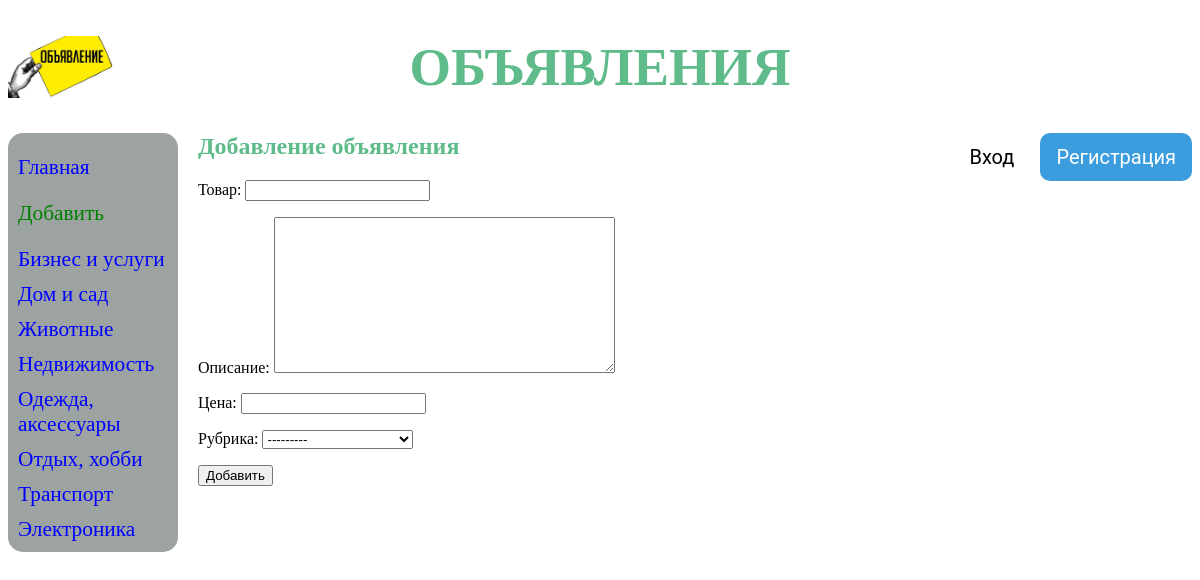
The page /board/add/ on the database its author committed.
### board/models.py (models this page shows)
class Rubric(models.Model):
    name = models.CharField(max_length=20, db_index=True, verbose_name='Название')
    def __str__(self):
        return self.name
    class Meta:
        verbose_name_plural = 'Рубрики'
        verbose_name = 'Рубрика'
        ordering = ['name']

### board/views.py (the view)
# urls.py: path('add/', BoardCreateView.as_view(), name='add'),
class BoardCreateView(CreateView):
    template_name = 'board/create.html'
    form_class = BoardForm
    success_url = reverse_lazy('index')
    def get_context_data(self, **kwargs):
        context = super().get_context_data(**kwargs)
        context['rubrics'] = Rubric.objects.all()
        return context

### board/forms.py
class BoardForm(ModelForm):
    class Meta:
        model = Board
        fields = ('title', 'content', 'price', 'rubric')

### board/templates/board/create.html (shortened to what this page needs)
{% extends "layout/basic.html" %}
{% block content %}
<h1>Добавление объявления</h1>
<form method="post">
    {{ form.as_p }}
    <input type="submit" value="Добавить">
</form>
{% endblock %}

### board/templates/layout/basic.html (shortened to what this page needs)
<!DOCTYPE html>
{% load static %}
<html lang="en">
<head>
    <link rel="stylesheet" type="text/css" href="{% static 'board/style.css' %}">
</head>
<body>
    <header>
        <h1>Объявления</h1>
    </header>
    <span class="register">
         <a href="{% url 'register' %}">Регистрация</a>
    </span>
    <span class="login">
        <a href="{% url 'login' %}">Вход</a>
    </span>
    <nav>
        <p><a href="{% url 'index' %}">Главная</a></p>
        <p><a class="add" href="{% url 'add' %}">Добавить</a></p>
        {% for rubric in rubrics %}
        <a href="{% url 'by_rubric' rubric.pk %}">{{ rubric.name }}</a>
        {% endfor %}
    </nav>
    <section>
        {% block content %}
        {% endblock %}
    </section>
</body>
</html>

### board/static/board/style.css (style rules this page uses)
html { background-color: white; color: #5fbb8a; }
body { margin-top: 0px; }
header h1 { font-size: 40pt; text-transform: uppercase; text-align: center; background: url("bg.jpg") left / auto 100% no-repeat; }
nav { font-size: 16pt; width: 150px; float: left; background-color: #9da3a0; padding-left: 10px; padding-right: 10px; border-radius: 15px; }
nav a { display: block; text-decoration: none; margin: 10px 0px; color: blue; }
.add { color: green; }
section { margin-left: 190px; }
section p { color: black; }
span { float: right; }
span a { display: inline-block; text-decoration: none; font-size: 20px; font-family: Roboto, sans; text-align: center; cursor: pointer; padding: 12px 16px; border-radius: 10px; }
.login a { margin-right: 10px; border-radius: 10px; color: #000; }
.register a { color: white; border-radius: 10px; background-color: #3c9dde; }

### rows shown on the page
Rubric: name "Бизнес и услуги"
Rubric: name "Дом и сад"
Rubric: name "Животные"
Rubric: name "Недвижимость"
Rubric: name "Одежда, аксессуары"
Rubric: name "Отдых, хобби"
Rubric: name "Транспорт"
Rubric: name "Электроника"
